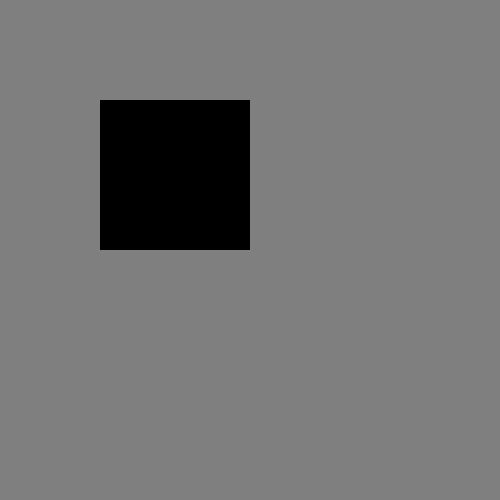
Frame 1 (no input)
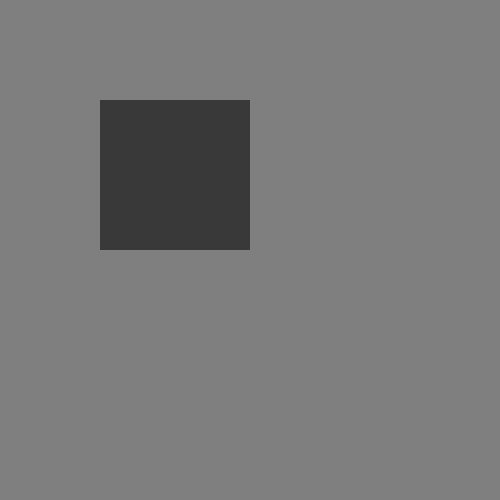
Frame 60 (no input)
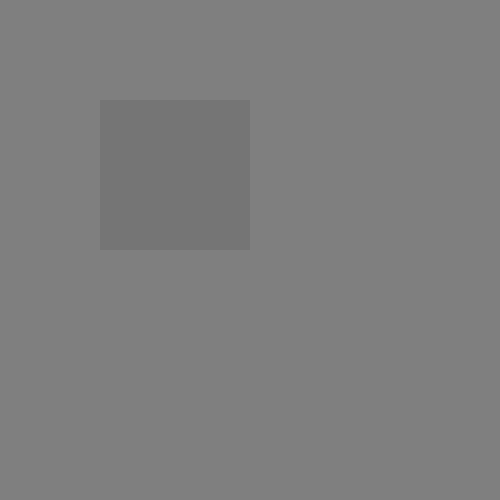
Frame 120 (the mouse pressed at the canvas centre since frame 60)

The p5.js sketch that drew these frames (run headless with seeded random() and noise() and a simulated clock; from frame 60 on, the mouse is pressed at the canvas centre):

// p5.js sketch
// ── sketch.js
let color = 0;
let countUp = 0;

function setup() {
    createCanvas(500, 500);
}

function draw() {
    noStroke();
    background(127);

    fill(color);
    square(100, 100, 150);

    if (countUp) {
        color += 1;
    } else { color -= 1; }

    if (color >= 255) {
        countUp = 0;
    }

    if (color <= 0) {
        countUp = 1;
    }

}
